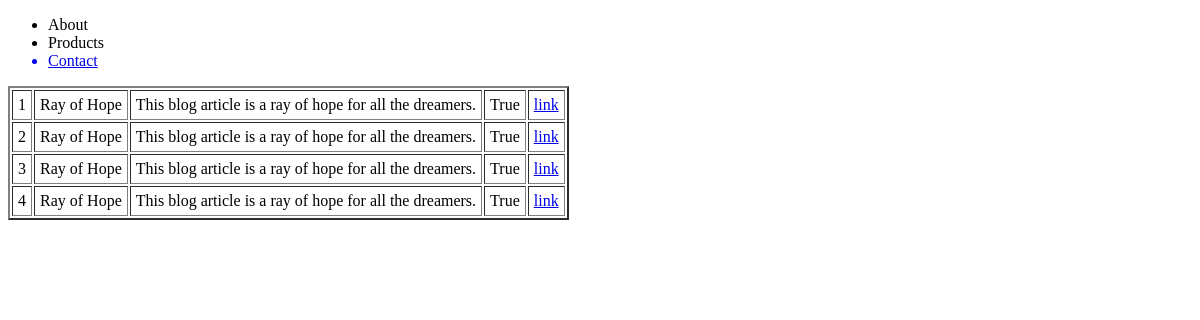
The page /blog/ on the database as committed earlier.
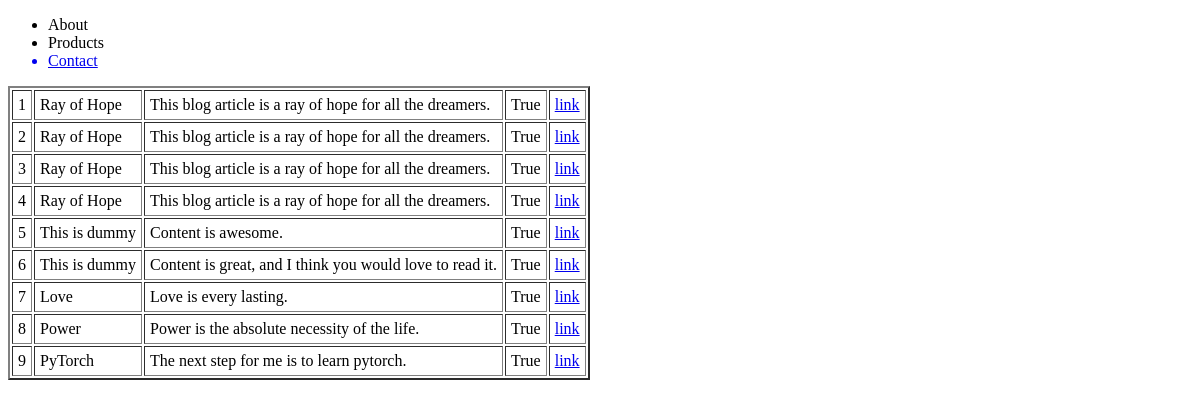
The same page on the database as committed later.
### Blog/models.py (models this page shows)
class Article(models.Model):
    title = models.CharField(max_length=50)
    content = models.TextField()
    active = models.BooleanField(default=True)
    def get_absolute_url(self):
        return reverse('articles:article-detail', kwargs={'id': self.id})

### Blog/views.py (the view)
# urls.py: path('', ArticleListView.as_view(), name='article-list'),
class ArticleListView(ListView):
    template_name = 'articles/article_list.html'
    queryset = Article.objects.all()

### Blog/templates/articles/article_list.html
{% extends "base.html" %}
{% block content %}
    <table border="2" cellpadding="5">
    {% for item in object_list %}
        <tr>
            <td>{{item.id}}</td>
            <td>{{item.title}}</td>
            <td>{{item.content}}</td>
            <td>{{item.active}}</td>
            <td><a href="{{item.get_absolute_url}}"> link </a> </td>
        </tr>
    {% endfor %}
    </table>
{% endblock %}

### templates/base.html (shortened to what this page needs)
<!doctype html>
<html>
    <head>
    </head>
    {% include "navbar.html" %}
    <body>
        {% block content %}
        {% endblock %}
    </body>
</html>

### templates/navbar.html
<nav>
    <ul>
        <li>About</li>
        <li>Products</li>
        <a href="{% url 'contact' %}"><li>Contact</li> </a>
    </ul>
</nav>

Rows that differ between the two databases and show on the page:
added Article: id "5", title "This is dummy", content "Content is awesome.", active "True"
added Article: id "6", title "This is dummy", content "Content is great, and I think you would love to read it.", active "True"
added Article: id "7", title "Love", content "Love is every lasting.", active "True"
added Article: id "8", title "Power", content "Power is the absolute necessity of the life.", active "True"
added Article: id "9", title "PyTorch", content "The next step for me is to learn pytorch.", active "True"
